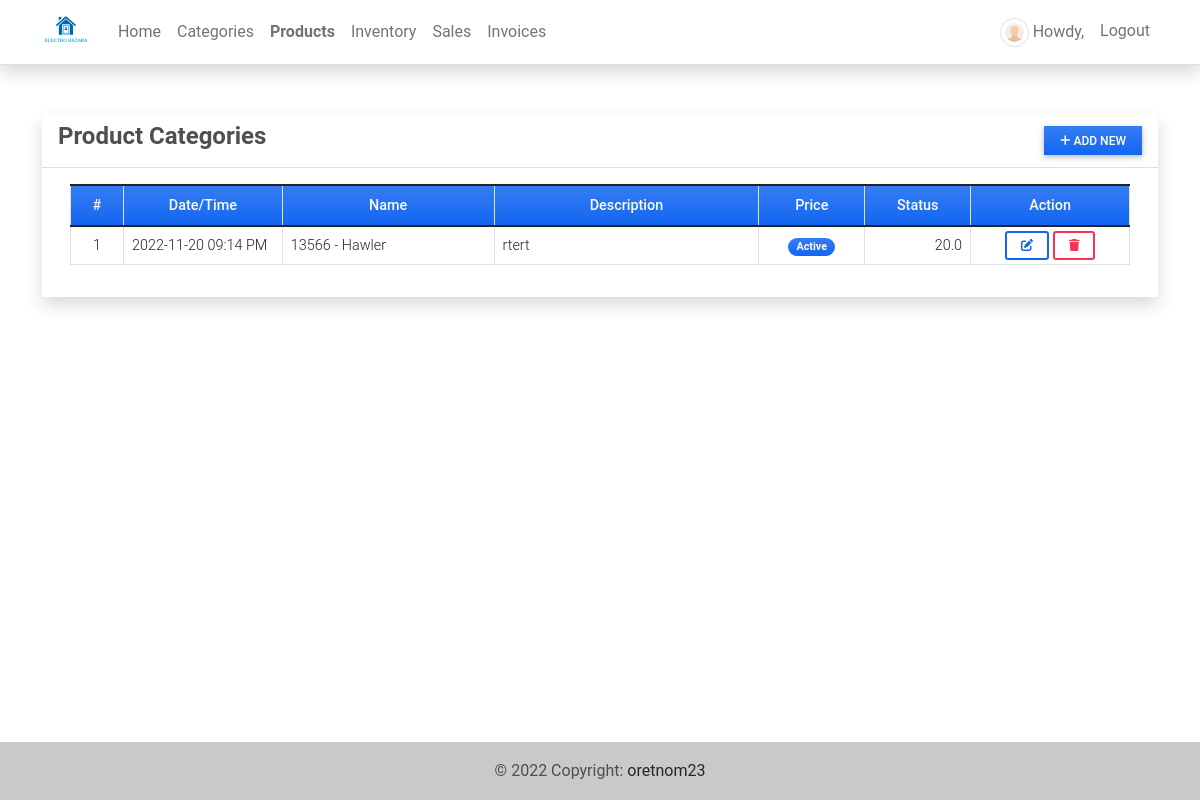
The app's page /product (signed in) with its own data.
### imsApp/models.py (models this page shows, shortened)
class Product(models.Model):
    code = models.CharField(max_length=100, blank=True, null=True)
    name = models.CharField(max_length=250, blank=True, null=True)
    price_list = models.ForeignKey(Price_List, on_delete=models.CASCADE)
    description = models.TextField()
    price = models.FloatField(default=0)
    status = models.CharField(max_length=2, choices=(('1', 'Active'), ('2', 'Inactive')), default=1)
    date_created = models.DateTimeField(default=timezone.now)
    date_updated = models.DateTimeField(auto_now=True)
    def __str__(self):
        return self.code + ' - ' + self.name

### imsApp/views.py (the view)
# urls.py: path('product', views.product_mgt, name='product-page'),
@login_required
def product_mgt(request):
    context['page_title'] = "Product List"
    products = Product.objects.all()
    context['products'] = products
    return render(request, 'product_mgt.html', context)

### imsApp/templates/product_mgt.html (shortened to what this page needs)
{% extends 'base.html' %} {% load humanize %} {% block pageContent %}
<div class="col-lg-12 col-md-12 col-sm-12 col-xs-12">
    <div class="card card-default rounded-0 shadow ">
        <div class="card-header">
            <div class="d-flex w-100 align-items-center justify-content-between">
                <h4 class="card-title fw-bold">Product Categories</h4>
                <div class="tools">
                    <button type="button" class="btn btn-primary rounded-0 bg-gradient btn-sm" id='add_new'><i class="fa fa-plus"></i> Add New</button>
                </div>
            </div>
        </div>
        <div class="card-body">
            <div class="container-fluid">
                <table class="table table-bordered" id="product-list">
                    <colgroup>
                        <col width="5%">
                        <col width="15%">
                        <col width="20%">
                        <col width="25%">
                        <col width="10%">
                        <col width="10%">
                        <col width="15%">
                    </colgroup>
                    <thead>
                        <tr class="bg-gradient bg-primary bg-opacity-50 text-light">
                            <th class="px-2 py-2 text-center">#</th>
                            <th class="px-2 py-2 text-center">Date/Time</th>
                            <th class="px-2 py-2 text-center">Name</th>
                            <th class="px-2 py-2 text-center">Description</th>
                            <th class="px-2 py-2 text-center">Price</th>
                            <th class="px-2 py-2 text-center">Status</th>
                            <th class="px-2 py-2 text-center">Action</th>
                        </tr>
                    </thead>
                    <tbody>
                        {% for product in products %}
                        <tr>
                            <td class="px-2 py-1 align-middle text-center">{{ forloop.counter }}</td>
                            <td class="px-2 py-1 align-middle">{{ product.date_created|date:"Y-m-d h:i A" }}</td>
                            <td class="px-2 py-1 align-middle">{{ product }}</td>
                            <td class="px-2 py-1 align-middle">
                                <p class="m-0 text-truncate">{{ product.description }}</p>
                            </td>
                            <td class="px-1 py-1 align-middle text-center">
                                {% if product.status == '1' %}
                                <span class="badge bg-primary bg-gradient rounded-pill px-2">Active</span> {% else %}
                                <span class="badge bg-secondary bg-gradient rounded-pill px-2">Inactive</span> {% endif %}
                            </td>
                            <td class="px-2 py-1 align-middle text-end">{{ product.price|intcomma }}</td>
                            <td class="px-2 py-1 align-middle text-center">
                                <a class="btn btn-outline-primary btn-sm edit-data" href="javascript:void(0)" data-id="{{ product.pk }}" title="Edit">
                                    <i class="fa fa-edit"></i>
                                </a>
                                <button class="btn btn-outline-danger btn-sm delete-data" type="button" data-id="{{ product.pk }}" title="Delete">
                                    <i class="fa fa-trash"></i>
                                </button>
                            </td>
                        </tr>
                        {% endfor %}
                    </tbody>
                </table>
            </div>
        </div>
    </div>
</div>
{% endblock pageContent %}

### static/assets/default/css/style.css (style rules this page uses)
html, body { height: 100%; width: 100%; max-height: 100%; overflow: auto; display: flex; flex-direction: column; }

### records on screen
Product: date_created "2022-11-20 09:14 PM", code+name "13566 - Hawler", description "rtert", status "Active", price "20.0"
